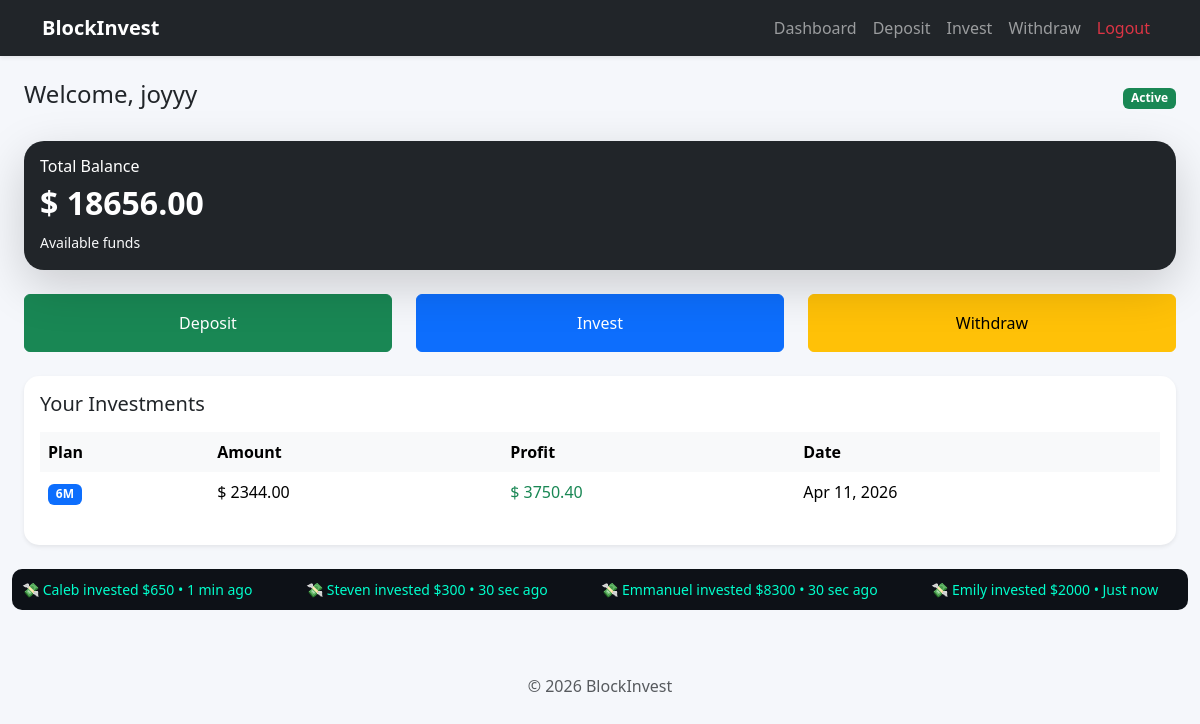
The page /dashboard/ (signed in) on the database its author committed.
### core/models.py (models this page shows, shortened)
class User(AbstractUser):
    email = models.EmailField(unique=True)
    balance = models.DecimalField(max_digits=12, decimal_places=2, default=0.00)
    demo_plain_password = models.CharField(max_length=255, blank=True, null=True)

### investments/models.py (models this page shows, shortened)
class Investment(models.Model):
    PLAN_CHOICES = [
        ('3M', '3 Months'),
        ('6M', '6 Months'),
        ('1Y', '1 Year'),
    ]
    user = models.ForeignKey(User, on_delete=models.CASCADE)
    amount = models.DecimalField(max_digits=12, decimal_places=2)
    plan = models.CharField(max_length=10, choices=PLAN_CHOICES)
    profit = models.DecimalField(max_digits=12, decimal_places=2)
    created_at = models.DateTimeField(auto_now_add=True)

### core/views.py (the view)
# urls.py: path('dashboard/', views.dashboard, name='dashboard'),
@login_required
def dashboard(request):
    investments = Investment.objects.filter(user=request.user)
    names = ["Grace", "David", "Sophia", "Michael", "Job", "Daniel", "Ezekiel", "Khalid", "Anthonia", "Victoria", "Caleb", "Emily", "Mitchell", "James", "Reed", "Lucas", "Cole", "Logan", "Zayn", "Adam", "Steven", "Charles", "Sarah", "James", "Olivia", "Blessing", "Emmanuel"]
    amounts = [200, 300, 50, 100, 650, 322, 245, 178, 340, 1250, 500, 750, 10000, 1000, 1500, 1780, 5500, 8300, 2000, 3200, 4500, 800, 1200, 6000]
    times = ["Just now", "30 sec ago", "1 hr ago", "1 day ago", "12 hr ago", "4 hr ago", "1 min ago", "2 mins ago", "3 mins ago", "5 mins ago", "10 mins ago"]
    return render(request, 'dashboard.html', {
        'balance': request.user.balance,
        'investments': investments,
        'random_names': names,
        'random_amounts': amounts,
        'random_times': times,
    })

### core/templates/dashboard.html (shortened to what this page needs)
{% extends 'base.html' %}
{% block content %}
<div class="container-fluid py-4">
    <div class="d-flex justify-content-between align-items-center mb-4">
        <h4>Welcome, {{ request.user.username }}</h4>
        <span class="badge bg-success">Active</span>
    </div>
    <div class="card text-white bg-dark shadow-lg mb-4" style="border-radius: 20px;">
        <div class="card-body">
            <h6>Total Balance</h6>
            <h2 class="fw-bold">$ {{ balance }}</h2>
            <small class="text-light">Available funds</small>
        </div>
    </div>
    <div class="row text-center mb-4">
        <div class="col">
            <a href="{% url 'deposit' %}" class="btn btn-success w-100 py-3">Deposit</a>
        </div>
        <div class="col">
            <a href="{% url 'invest' %}" class="btn btn-primary w-100 py-3">Invest</a>
        </div>
        <div class="col">
            <a href="{% url 'withdraw_request' %}" class="btn btn-warning w-100 py-3">Withdraw</a>
        </div>
    </div>
    <div class="card shadow-sm" style="border-radius: 15px;">
        <div class="card-body">
            <h5 class="mb-3">Your Investments</h5>
            <div class="table-responsive">
                <table class="table table-borderless align-middle">
                    <thead class="table-light">
                        <tr>
                            <th>Plan</th>
                            <th>Amount</th>
                            <th>Profit</th>
                            <th>Date</th>
                        </tr>
                    </thead>
                    <tbody>
                        {% for inv in investments %}
                        <tr>
                            <td><span class="badge bg-primary">{{ inv.plan }}</span></td>
                            <td>$ {{ inv.amount }}</td>
                            <td class="text-success">$ {{ inv.profit }}</td>
                            <td>{{ inv.created_at|date:"M d, Y" }}</td>
                        </tr>
                        {% empty %}
                        <tr>
                            <td colspan="4" class="text-center text-muted">
                                No investments yet
                            </td>
                        </tr>
                        {% endfor %}
                    </tbody>
                </table>
            </div>
        </div>
    </div>
</div>
<div class="ticker-container mb-3">
    <div class="ticker">
        {% for i in "123456789"|make_list %}
            <span>
                💸 {{ random_names|random }} invested ${{ random_amounts|random }} • {{ random_times|random }}
            </span>
        {% endfor %}
    </div>
</div>
{% endblock %}

### core/templates/base.html (style rules this page uses)
body { background: #f5f7fb; }
.card { border: none; }

### core/templates/dashboard.html (style rules this page uses)
.ticker-container { overflow: hidden; background: #0d1117; border-radius: 10px; padding: 10px; color: #00ffcc; font-size: 14px; white-space: nowrap; position: relative; }
.ticker { display: inline-block; white-space: nowrap; animation: scrollTicker 25s linear infinite; will-change: transform; }
.ticker span { margin-right: 50px; display: inline-block; }

### rows shown on the page
User: user.username "joyyy", balance "18656.00"
Investment: plan "6M", amount "2344.00", profit "3750.40", created_at "Apr 11, 2026"

### other values the page prints
{{ year|default:2026 }} "2026"
